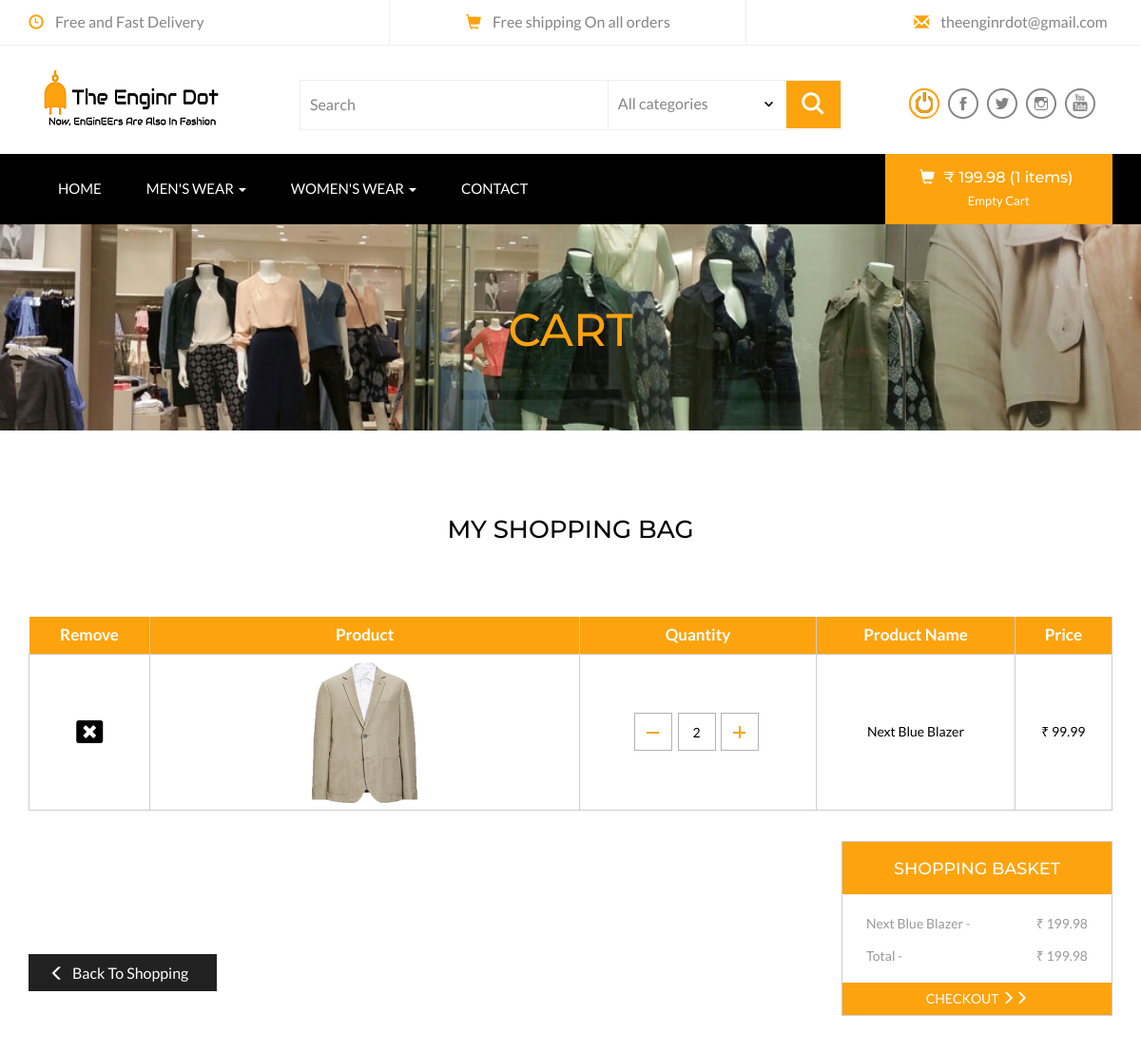
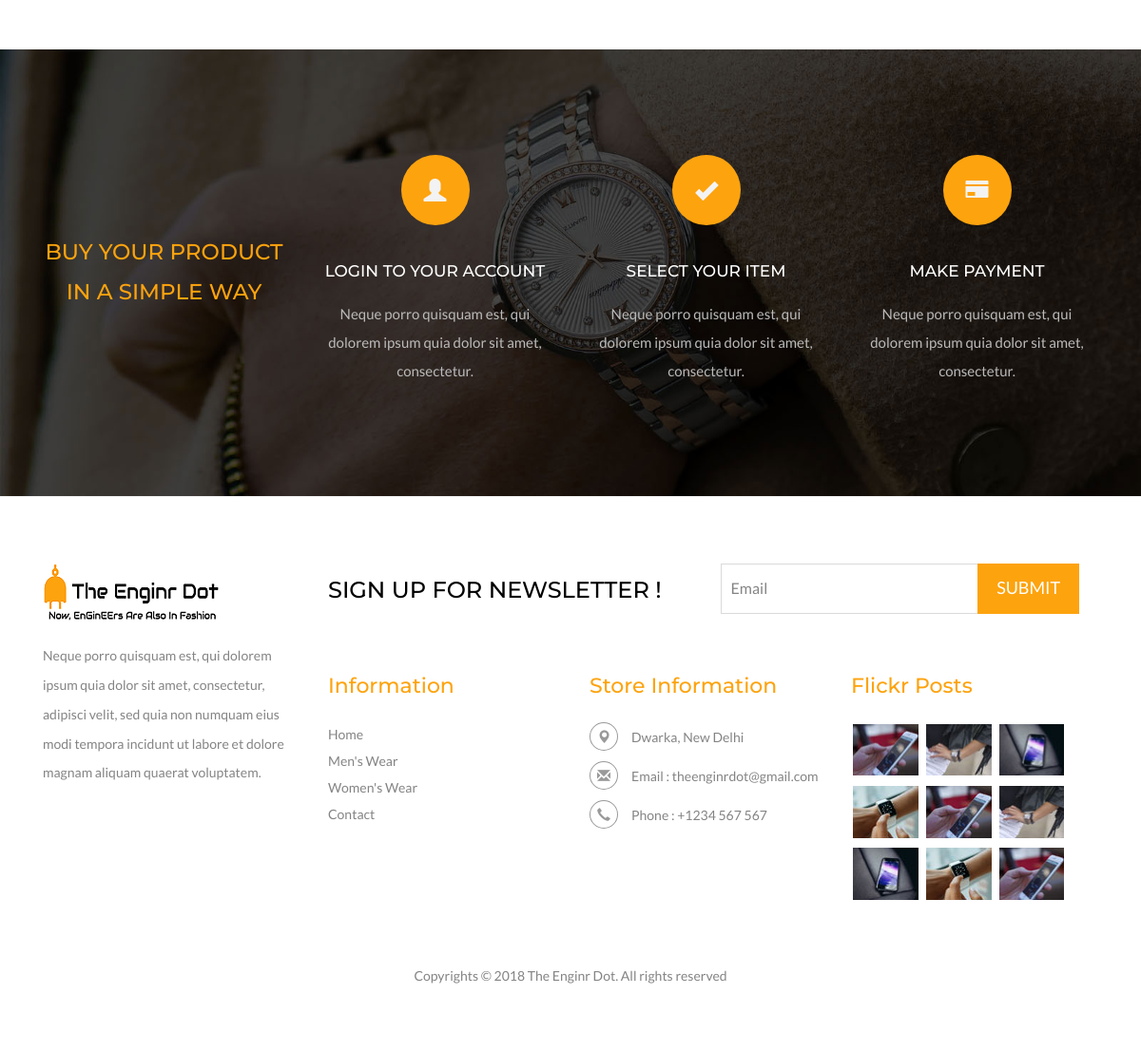
The app's page /cart.php (signed in) with its own data (2 pictures, top to bottom).
### tables this page shows
CREATE TABLE `products` (
  `product_id` int(10) NOT NULL,
  `cat_id` int(10) NOT NULL,
  `brand_id` int(10) NOT NULL,
  `date` timestamp NOT NULL DEFAULT CURRENT_TIMESTAMP ON UPDATE CURRENT_TIMESTAMP,
  `product_title` text NOT NULL,
  `product_img1` text NOT NULL,
  `product_img2` text NOT NULL,
  `product_img3` text NOT NULL,
  `product_price` decimal(10,2) NOT NULL,
  `product_desc` text NOT NULL,
  `product_keywords` text NOT NULL,
  `status` text NOT NULL
);

CREATE TABLE `cart` (
  `id` int(11) NOT NULL,
  `sessionid` varchar(500) NOT NULL,
  `p_id` int(10) NOT NULL,
  `emailid` varchar(255) NOT NULL,
  `qty` int(10) NOT NULL
);

### cart.php (the view, shortened to what this page needs)
<!DOCTYPE html>
<html>
<head>
<link href="https://maxcdn.bootstrapcdn.com/font-awesome/4.7.0/css/font-awesome.min.css" rel="stylesheet">
<link href="css/bootstrap.css" rel="stylesheet" type="text/css" media="all" />
<link href="css/style.css" rel="stylesheet" type="text/css" media="all" />
</head>
<body>
<?php include("menu.php"); ?>
<div class="page-head">
	<div class="container">
		<h3>Cart</h3>
	</div>
</div>
<div class="checkout">
	<div class="container">
		<h3>My Shopping Bag</h3>
		<div class="table-responsive checkout-right animated wow slideInUp" data-wow-delay=".5s">
			<table class="timetable_sub">
				<thead>
					<tr>
						<th>Remove</th>
						<th>Product</th>
						<th>Quantity</th>
						<th>Product Name</th>
						<th>Price</th>
					</tr>
				</thead>
				<?php
$session_id = session_id();
if(isset($_SESSION['email']))
                                $ip_add = $_SESSION['email'];
                        else
                                $ip_add = "Guest";
    if($ip_add == 'Guest')
    $sel_price = "select * from cart where sessionid = '$session_id' and emailid = 'Guest'";
	else
        $sel_price = "select * from cart where emailid = '$ip_add'";
	$run_price = mysqli_query($db, $sel_price);
	while($record = mysqli_fetch_array($run_price)){
	    $c_id =  $record['id'];
		$pro_id = $record['p_id'];
		$qty = $record['qty'];
		$pro_price = "select * from products where product_id='$pro_id'";
		$run_pro_price = mysqli_query($con, $pro_price);
		while($p_price=mysqli_fetch_array($run_pro_price)){
			$product_title = $p_price['product_title'];
			$product_image = $p_price['product_img1'];
			$only_price	= $p_price['product_price'];
?>
					<tr class="rem<?php echo $c_id; ?>">
						<td class="invert-closeb">
							<div class="rem">
								<div class="fa fa-window-close delete" id="del_<?php echo $c_id; ?>" style="font-size:28px;cursor: pointer;"> </div>
							</div>
						</td>
						<td class="invert-image"><a href="single"><img src="admin_area/product_images/<?php echo $product_image; ?>" alt=" " class="img-responsive" /></a></td>
						<td class="invert">
							 <div class="quantity">
								<div class="quantity-select">
									<div class="entry value-minus" id="plus_<?php echo $c_id; ?>">&nbsp;</div>
									<div class="entry value"><span><?php  echo $qty; ?></span></div>
									<div class="entry value-plus active" id="plus_<?php echo $c_id; ?>">&nbsp;</div>
								</div>
							</div>
						</td>
						<td class="invert"><?php echo ucwords($product_title) ?></td>
						<td class="invert">&#8377; <?php echo number_format($only_price,2) ?></td>
					</tr>
						<?php
        }
    }
                ?>
			</table>
		</div>
		<div class="checkout-left">
				<div class="checkout-right-basket animated wow slideInRight" data-wow-delay=".5s">
					<a href="javascript:history.back();"><span class="glyphicon glyphicon-menu-left" aria-hidden="true"></span>Back To Shopping</a>
				</div>
				<div class="checkout-left-basket animated wow slideInLeft" data-wow-delay=".5s">
					<h4>Shopping basket</h4>
					<ul id="shoppingbasket">
					<?php
                            if(isset($_SESSION['email']))
                                $ip_add = $_SESSION['email'];
                        else
                                $ip_add = "Guest";
                        if($ip_add == 'Guest')
                        $sel_price = "select * from cart where sessionid = '$session_id' and emailid = 'Guest'";
                        else
                        $sel_price = "select * from cart where emailid = '$ip_add'";
                                $run_price = mysqli_query($db, $sel_price);
                                while($record = mysqli_fetch_array($run_price)){
                                    $cart_id = $record['id'];
                                    $pro_id = $record['p_id'];
                                    $qty = $record['qty'];
                                    $pro_price = "select * from products where product_id='$pro_id'";
                                    $run_pro_price = mysqli_query($con, $pro_price);
                                    while($p_price=mysqli_fetch_array($run_pro_price)){
                                        $product_title = $p_price['product_title'];
                                        $only_price	= $p_price['product_price'];
                                        echo '<li id="del_'.$cart_id.'">'.$product_title.' <i>-</i> <span>&#8377;  '.number_format($only_price * $qty,2).'</span></li>';
                                }
                            }
                        ?>
						<li>Total <i>-</i> <span>&#8377; <?php  echo total_price(); ?></span></li>
					</ul>
					<?php
        if($ip_add == 'Guest')
                        $sel_price1 = "select * from cart where sessionid = '$session_id' and emailid = 'Guest'";
                        else
                        $sel_price1 = "select * from cart where emailid = '$ip_add'";
                                $run_price1 = mysqli_query($db, $sel_price1);
                                if(mysqli_num_rows($run_price1) > 0){
        ?>
        <div>
            <a href="summary" class="btn btn-default" style="background: #FDA30E;border-color:#FDA30E;color:#fff;width:100%;border-radius:0px;">CHECKOUT <i class="glyphicon glyphicon-menu-right"></i><i class="glyphicon glyphicon-menu-right"></i></a>
        </div>
        <?php }?>
				</div>
				<div class="clearfix"> </div>
			</div>
	</div>
</div>
<div class="coupons">
	<div class="container">
		<div class="coupons-grids text-center">
			<div class="col-md-3 coupons-gd">
				<h3>Buy your product in a simple way</h3>
			</div>
			<div class="col-md-3 coupons-gd">
				<span class="glyphicon glyphicon-user" aria-hidden="true"></span>
				<h4>LOGIN TO YOUR ACCOUNT</h4>
				<p>Neque porro quisquam est, qui dolorem ipsum quia dolor
			sit amet, consectetur.</p>
			</div>
			<div class="col-md-3 coupons-gd">
				<span class="glyphicon glyphicon-ok" aria-hidden="true"></span>
				<h4>SELECT YOUR ITEM</h4>
				<p>Neque porro quisquam est, qui dolorem ipsum quia dolor
			sit amet, consectetur.</p>
			</div>
			<div class="col-md-3 coupons-gd">
				<span class="glyphicon glyphicon-credit-card" aria-hidden="true"></span>
				<h4>MAKE PAYMENT</h4>
				<p>Neque porro quisquam est, qui dolorem ipsum quia dolor
			sit amet, consectetur.</p>
			</div>
			<div class="clearfix"> </div>
		</div>
	</div>
</div>
<?php  include('footer.php'); ?>
</body>
</html>

### records on screen
cart: qty "2"
products: product_img1 (picture), product_title "Next Blue Blazer", product_price "99.99", $only_price*$qty "199.98"

### other values on screen
$total "199.98 199.98"
$count_items "1"
Date('Y') "2018"
